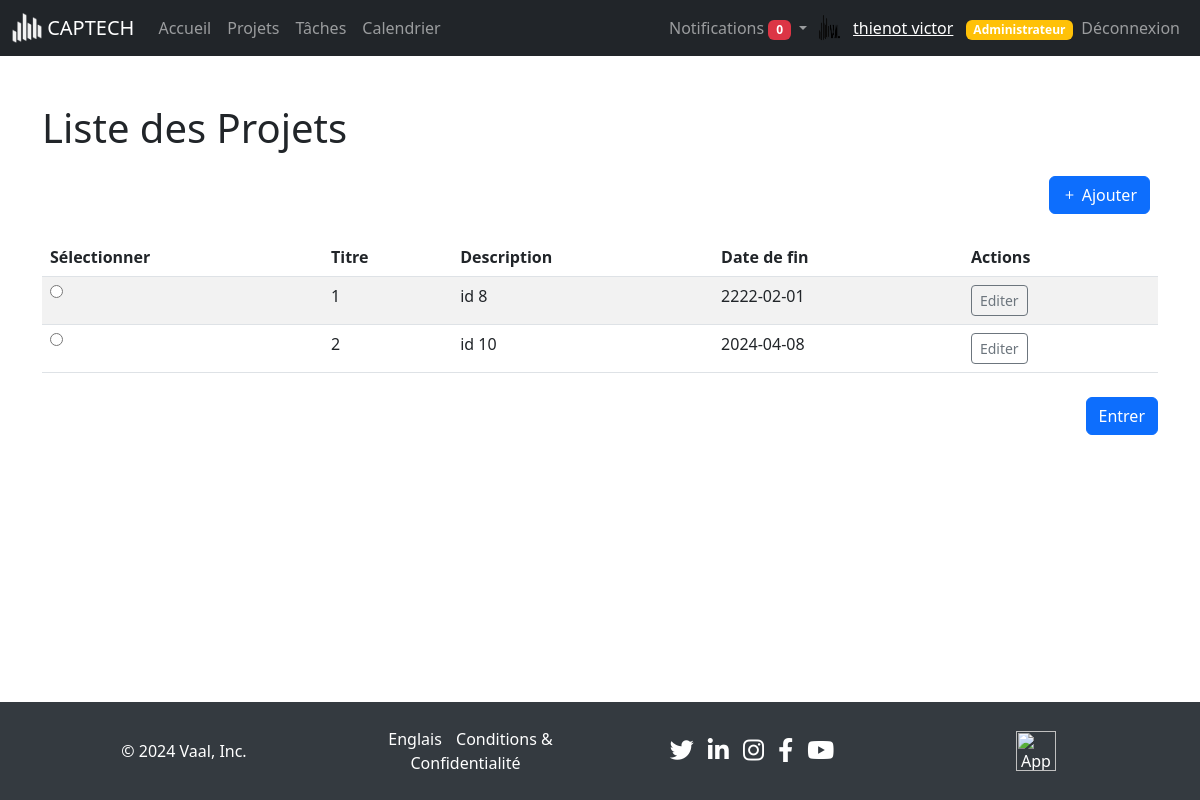
/views/projects/view.php (signed in), run on the app's committed database.
### tables this page shows
CREATE TABLE `users` (
  `id` int(11) NOT NULL,
  `profile` varchar(255) NOT NULL,
  `nom` varchar(50) NOT NULL,
  `prenom` varchar(255) NOT NULL,
  `email` varchar(100) NOT NULL,
  `password` varchar(255) NOT NULL,
  `role` enum('member','manager','admin') DEFAULT 'member',
  `activation` enum('oui','non') NOT NULL DEFAULT 'non'
);

CREATE TABLE `projects` (
  `id` int(11) NOT NULL,
  `title` varchar(100) NOT NULL,
  `description` text DEFAULT NULL,
  `start_date` date DEFAULT NULL,
  `end_date` date DEFAULT NULL,
  `budget` decimal(10,2) DEFAULT NULL,
  `manager_id` int(11) DEFAULT NULL
);

### views/projects/view.php (the view, shortened to what this page needs)
<?php
include '../../includes/connect.php';
include '../../includes/navbar.php';
$user_id = $_SESSION['user_id'];
$user_role = isset($_SESSION['user_role']) ? $_SESSION['user_role'] : '';
try {
    if ($user_role === 'admin') {
        $projectsStmt = $pdo->query("SELECT id, title, description, end_date FROM Projects");
    } else {
        $projectsStmt = $pdo->prepare("
            SELECT Projects.id, Projects.title, Projects.description, Projects.end_date
            FROM Projects
            JOIN User_Team ON Projects.id = User_Team.project_id
            WHERE User_Team.user_id = ?
        ");
        $projectsStmt->execute([$user_id]);
    }
    $projects = $projectsStmt->fetchAll();
} catch (PDOException $e) {
    echo "Erreur : " . $e->getMessage();
    exit;
}
?>
<!DOCTYPE html>
<html lang="fr">
<head>
    <link href="https://cdn.jsdelivr.net/npm/bootstrap@5.3.3/dist/css/bootstrap.min.css" rel="stylesheet">
    <link href="https://cdnjs.cloudflare.com/ajax/libs/bootstrap-icons/1.8.1/font/bootstrap-icons.min.css" rel="stylesheet">
</head>
<body>
<div class="container mt-5">
    <h1 class="mb-4">Liste des Projets</h1>
    <div class="d-flex justify-content-end mb-4">
        <a href="create.php" class="btn btn-primary me-2">
            <i class="bi bi-plus"></i> Ajouter
        </a>
    </div>
    <form>
        <table class="table table-striped">
            <thead>
                <tr>
                    <th>Sélectionner</th>
                    <th>Titre</th>
                    <th>Description</th>
                    <th>Date de fin</th>
                    <th>Actions</th>
                </tr>
            </thead>
            <tbody>
                <?php foreach ($projects as $project): ?>
                    <tr>
                        <td>
                            <input type="radio" name="selected_project" value="<?php echo $project['id']; ?>">
                        </td>
                        <td><?php echo htmlspecialchars($project['title']); ?></td>
                        <td><?php echo htmlspecialchars($project['description']); ?></td>
                        <td><?php echo htmlspecialchars($project['end_date']); ?></td>
                        <td>
                            <a href="edit.php?id=<?php echo $project['id']; ?>" class="btn btn-outline-secondary btn-sm me-2">Editer</a>
                        </td>
                    </tr>
                <?php endforeach; ?>
            </tbody>
        </table>
        <div class="d-flex justify-content-end mt-4">
            <button type="button" class="btn btn-primary" onclick="getSelectedProject()">Entrer</button>
        </div>
    </form>
</div>
<?php include '../../includes/footer.php'; ?>
</body>
</html>

### includes/navbar.php (shortened to what this page needs)
<?php
include $_SERVER['DOCUMENT_ROOT'].'/Project-Management-App/includes/connect.php';
$user_id = $_SESSION['user_id'];
$stmt = $pdo->prepare("SELECT * FROM users WHERE id = ?");
$stmt->execute([$user_id]);
$user = $stmt->fetch(PDO::FETCH_ASSOC);
$notificationsStmt = $pdo->prepare("SELECT * FROM notifications WHERE user_id = ? AND is_read = 0 ORDER BY created_at DESC");
$notificationsStmt->execute([$user_id]);
$notifications = $notificationsStmt->fetchAll();
$notificationCount = count($notifications);
$user_name = htmlspecialchars($user['nom'] . ' ' . $user['prenom']);
$profile_image = !empty($user['profile']) ? $user['profile'] : 'assets/images/default-profile.png';
$user_role = $user['role'];
?>
<nav class="navbar navbar-expand-lg navbar-dark bg-dark">
    <div class="container-fluid">
        <a class="navbar-brand" href="/Project-Management-App/index.php">
            <img src="/Project-Management-App/assets/images/logo_white.png" alt="Logo" width="30" height="30" class="d-inline-block align-top">
            CAPTECH
        </a>
        <div class="collapse navbar-collapse" id="navbarNav">
            <ul class="navbar-nav me-auto mb-2 mb-lg-0">
                <li class="nav-item">
                    <a class="nav-link" href="/Project-Management-App/dashboard.php">Accueil</a>
                </li>
                <li class="nav-item">
                    <a class="nav-link" href="/Project-Management-App/views/projects/view.php">Projets</a>
                </li>
                <li class="nav-item">
                    <a class="nav-link" href="/Project-Management-App/views/tasks/view.php">Tâches</a>
                </li>
                <li class="nav-item">
                    <a class="nav-link" href="/Project-Management-App/views/calendar/view.php">Calendrier</a>
                </li>
            </ul>
            <ul class="navbar-nav ms-auto mb-2 mb-lg-0 align-items-center">
                <li class="nav-item dropdown">
                    <a class="nav-link dropdown-toggle" href="#" id="notificationsDropdown" role="button" data-bs-toggle="dropdown" aria-expanded="false">
                        Notifications <span class="badge bg-danger"><?php echo $notificationCount; ?></span>
                    </a>
                </li>
                <li class="nav-item d-flex align-items-center">
                    <img src="/Project-Management-App/<?php echo htmlspecialchars($profile_image); ?>" alt="Profile Image" width="30" height="30" class="rounded-circle me-2">
                    <span class="navbar-text">
                        <a href="/Project-Management-App/views/auth/profile.php"><?php echo $user_name; ?></a>
                        <?php if ($user_role === 'admin'): ?>
                            <span class="badge bg-warning text-dark ms-2"><a href="../Project-Management-App/dashboard_admin.php" style="text-decoration: none;">Administrateur</a></span>
                        <?php endif; ?>
                    </span>
                </li>
                <li class="nav-item">
                    <a class="nav-link" href="/Project-Management-App/includes/logout.php">Déconnexion</a>
                </li>
            </ul>
        </div>
    </div>
</nav>

### includes/footer.php (style rules this page uses)
body { display: flex; flex-direction: column; min-height: 100vh; margin: 0; }

### data on the page
users: profile (picture), user_name "thienot victor"
projects: title "1", description "id 8", end_date "2222-02-01"
projects: title "2", description "id 10", end_date "2024-04-08"

### other printed values
$notificationCount "0"
